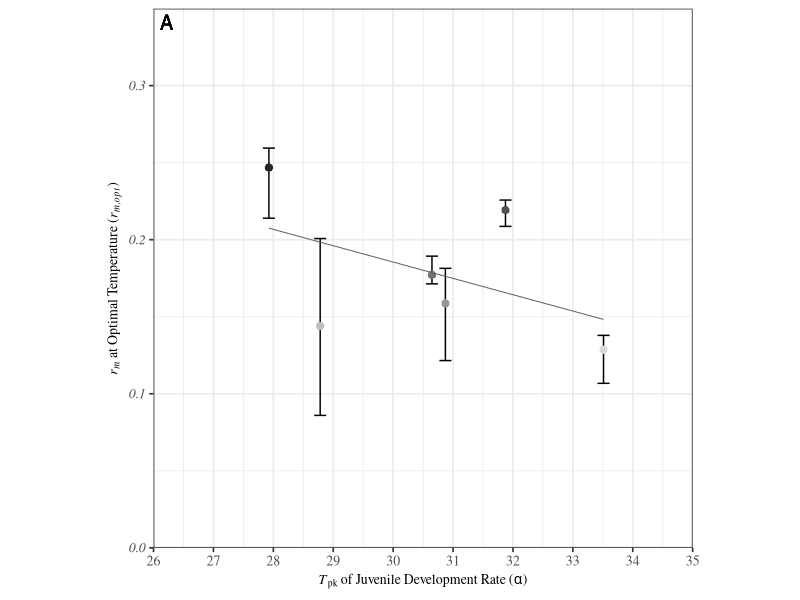
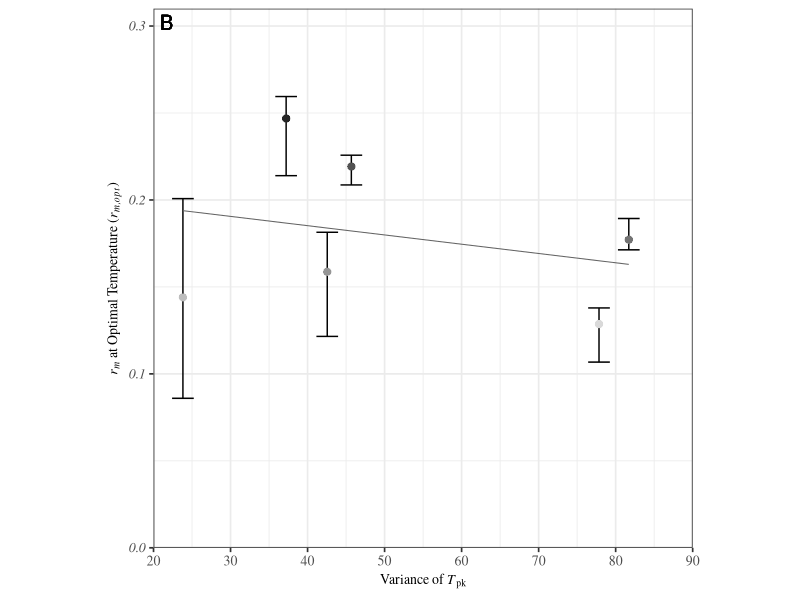

The R script that drew these images, in order: (Note: this script raises an error after producing the figures.)
########Figures for Supplementary Information ##########
 

##Packages##
library(ggplot2)
library(tidyverse)
library(ggpubr)


##########1. Varaince + Development rate against fitness #######
rm(list=ls())
#Read data
rmpredictions <- read.csv("rmprediction.csv")

rmPeak <- rmpredictions %>% group_by(species) %>%
  summarise(which(rmpredictions$estimate == max(estimate)))

rmPeakdata <- rmpredictions[rmPeak$`which(rmpredictions$estimate == max(estimate))`, ]
rmPeakdata <- rmPeakdata %>% rename(rmax = estimate)


Species <- rmPeakdata$species

alpha  <- as_tibble(read.csv('alpha_Tpks.csv', header = TRUE)) %>%
  filter(param=="topt") %>%
  filter(species %in% Species)%>%
  select(species,estimate, conf_lower, conf_upper,trait)

bpk  <- as_tibble(read.csv('bpk_Tpks.csv', header = TRUE)) %>%
  filter(param=="topt") %>%
  filter(species %in% Species)%>%
  select(species,estimate, conf_lower, conf_upper,trait)

z  <- as_tibble(read.csv('z_Tpks.csv', header = TRUE)) %>%
  filter(param=="topt") %>%
  filter(species %in% Species)%>%
  select(species,estimate, conf_lower, conf_upper,trait)

zj  <- as_tibble(read.csv('zj_Tpks.csv', header = TRUE)) %>%
  filter(param=="topt") %>%
  filter(species %in% Species)%>%
  select(species,estimate, conf_lower, conf_upper,trait)

AllOpt<- rbind(alpha,bpk,z,zj)
#Calculate variance and Sum

OptVar <- AllOpt %>% group_by(species) %>%
  summarise(variance = var(estimate))
OptSum <- AllOpt %>% group_by(species) %>%
  summarise(sum = sum(estimate))




##changing order of df for plotting
colors <- c("#d9d9d9","#bdbdbd","#969696","#737373","#525252","#252525")
OrderCol <- colors[order(rmPeakdata$rmax)]
SPorder <- rmPeakdata$species[order(rmPeakdata$rmax)]

## 1. Fitness with alpha
AlpPlot <- left_join(rmPeakdata, alpha, by="species")
AlpLM <- lm(AlpPlot$rmax~AlpPlot$estimate)

AlpLMData <- predict(AlpLM, interval = "confidence")
AlpPlot <- cbind(AlpPlot,AlpLMData)

AlpPlot$species <- as.character(AlpPlot$species)
AlpPlot$species <- factor(AlpPlot$species, levels=SPorder)

Alp_rmax <- ggplot(AlpPlot, aes(x=estimate, y=rmax, col=factor(species, levels=SPorder))) +
  geom_errorbar(aes(ymin = rmax_lwr, ymax = rmax_upr),col="#000000") +
  geom_point(size = 2.5,stroke=0.2)+
  theme_bw(base_size = 12.5) +
  # theme(axis.title.y = element_blank())+
  scale_x_continuous(expression(plain(paste(italic(T)[pk], " of Juvenile Development Rate (", italic(alpha),")"))),
                     limits =c(26,35),
                     expand = c(0, 0),
                     breaks=seq(26,35, by=1))+
  scale_y_continuous(expression(plain(paste(italic(r[m])," at Optimal Temperature (",italic(r[paste(m,",", opt)]), ")"))),
                     limits =c(0,0.35),
                     expand = c(0, 0),
                     breaks=seq(0,1, by=0.1))+
  scale_colour_manual(values = colors,
                      name=expression(bold("species")),
                      labels =SPorder)+
  theme(legend.position = 'none',legend.text = element_text(size = 10),
        axis.text.y = element_text(face = 'italic'),aspect.ratio = 1)+
  theme(text=element_text(family="Times"))+
  geom_text(aes(x = -Inf, y = Inf,hjust = -0.5,vjust=1.4,
                label = "A"),size = 5, colour = "black")+
  theme(legend.title = element_blank())+
  geom_line(aes(estimate,fit),AlpPlot,size=0.35,col="#636363")+
  theme(axis.title.x = element_text(size=10),
        axis.title.y = element_text(size=10))

Alp_rmax

###### 2. Variance Plot #######
VarPlot <- left_join(rmPeakdata, OptVar, by="species")
VarLM <- lm(VarPlot$rmax~VarPlot$variance)

VarLMData <- predict(VarLM, interval = "confidence")
VarPlot <- cbind(VarPlot,VarLMData)

Var_rmax<- ggplot(VarPlot, aes(x=variance, y=rmax, col=factor(species, levels=SPorder))) +
  geom_errorbar(aes(ymin = rmax_lwr, ymax = rmax_upr),col="#000000") +
  geom_point(size = 2.5, stroke=0.2)+
  theme_bw(base_size = 12.5) +
  # theme(axis.title.y = element_blank())+
  scale_x_continuous(expression(plain(paste("Variance of ", italic(T)[pk]))),
                     limits =c(20,90),
                     expand = c(0, 0),
                     breaks=seq(20,90, by=10))+
  scale_y_continuous(expression(plain(paste(italic(r[m])," at Optimal Temperature (",italic(r[paste(m,",", opt)]), ")"))),
                     limits =c(0,0.31),
                     expand = c(0, 0),
                     breaks=seq(0,1, by=0.1))+
  scale_colour_manual(values = colors,
                      name=expression(bold("species")),
                      labels =SPorder)+
  theme(legend.position = 'none',legend.text = element_text(size = 10),
        axis.text.y = element_text(face = 'italic'),aspect.ratio = 1)+
  theme(text=element_text(family="Times"))+
  geom_text(aes(x = -Inf, y = Inf,hjust = -0.5,vjust=1.4,
                label = "B"),size = 5, colour = "black")+
  theme(legend.title = element_blank())+
  geom_line(aes(variance,fit),VarPlot,size=0.35,col="#636363")+
  theme(axis.title.x = element_text(size=10),
        axis.title.y = element_text(size=10))
Var_rmax

si1 <- ggarrange(Alp_rmax,Var_rmax,nrow=1,ncol=2,
                 common.legend = T, legend="right")

ggsave("../results/SI1.pdf",si1, width = 20, height =10, 
       units = "cm",device = cairo_pdf)



####### 2. Activation Energy historgram ########

rm(list=ls())
graphics.off()

##Read in data ##
alpha  <- as_tibble(read.csv('alpha_Tpks_AllParams.csv', header = TRUE))
zj     <- as_tibble(read.csv('zj_Tpks_AllParams.csv', header = TRUE))
z      <- as_tibble(read.csv('z_Tpks_AllParams.csv', header = TRUE))
bpk    <- as_tibble(read.csv('bpk_Tpks_AllParams.csv', header = TRUE))

toptz  <- rbind(alpha,zj,z,bpk)

### activation energy###
topte <- filter(toptz, param =="e" )
write.csv(topte, file="../data/e_Estimate.csv")

topte <- mutate(topte, trait = case_when(trait =="adult mortality rate" ~ "Adult Mortality Rate",
                                         trait == "fecundity" ~ "Peak Fecundity",
                                         trait == "juvenile development rate" ~ "Development Rate",
                                         trait == "juvenile mortality rate" ~ "Juvenile Mortality Rate"))


eplot <- ggplot(topte, aes(x=estimate))+
  theme_bw()+
  labs(x="Activation Energy (E)", y="Density")+
  geom_histogram(position="identity", binwidth=1)+
  geom_density()+
  facet_grid(.~trait)
# eplot

ggsave("../results/eHist.pdf",eplot, width = 20, height = 10, units = "cm")




#########3. Rearing Temperature ##########
##Write Rear DF
RearDF <- data.frame(matrix(ncol=4,nrow=0))

#Entering rearing temperatures manually
RearDF<- rbind(RearDF, c("Anopheles gambiae s.s.", 26,25,27))
RearDF<- rbind(RearDF, c("Telenomus isis", 25,24,26))
RearDF<- rbind(RearDF, c("Triticum aestivum L.", 30,NA,NA))
RearDF<- rbind(RearDF, c("Aedes aegypti", 25,NA,NA))
RearDF<- rbind(RearDF, c("Aedes albopictus", 27.5,26.5,28.5))
RearDF<- rbind(RearDF, c("Anthonomus grandis", 27,26,28))
RearDF<- rbind(RearDF, c("Aphis gossypii", 26,24,28))
RearDF<- rbind(RearDF, c("Bactrocera  correcta", 27.5,25,30))
RearDF<- rbind(RearDF, c("Corythucha ciliata", 26,25.5,26.5))
RearDF<- rbind(RearDF, c("Culex annulirostris", 27,26,28))
RearDF<- rbind(RearDF, c("Pseudaletia sequax", 21,20,22))
RearDF<- rbind(RearDF, c("Lepinotus reticulatus", 30,NA,NA))
RearDF<- rbind(RearDF, c("Macrocentrus iridescens", 25,NA,NA))
RearDF<- rbind(RearDF, c("Moina macrocopa", 25,NA,NA))
RearDF<- rbind(RearDF, c("Planococcus citri", 24,22,26))
RearDF<- rbind(RearDF, c("Sitona discoideus", 24,22,26))
RearDF<- rbind(RearDF, c("Stethorus punctillum", 24,NA,NA))
RearDF<- rbind(RearDF, c("Telenomus chrysopae", 24,23,25))
RearDF<- rbind(RearDF, c("Telenomus lobatus", 24,23,25))
RearDF<- rbind(RearDF, c("Tetraneura nigriabdominalis ", 25,NA,NA))
RearDF<- rbind(RearDF, c("Theocolax elegans",25,NA,NA))
RearDF<- rbind(RearDF, c("Helicoverpa armigera",25,NA,NA))
RearDF<- rbind(RearDF, c("Anopheles gambiae",26,25,27))
RearDF<- rbind(RearDF, c("Aphis nasturtii", 24, 23, 25))
RearDF<- rbind(RearDF, c("Muscidifurax zaraptor", 25, NA, NA))
RearDF<- rbind(RearDF, c("Paracoccus marginatus", 25, 24, 26))
RearDF<- rbind(RearDF, c("Rhopalosiphum maidis ", 25, NA, NA))
RearDF<- rbind(RearDF, c("Tetranychus mcdanieli", 24, NA, NA))
RearDF<- rbind(RearDF, c("Trichogramma bruni", 16.6,10.1,23))

names(RearDF) <- c("species","RearTemp","RearTemp_upper", "RearTemp_lower")

write.csv(RearDF, "RearTemp.csv")


##### plots? ####
alpha  <- as_tibble(read.csv('alpha_Tpks.csv', header = TRUE))
zj     <- as_tibble(read.csv('zj_Tpks.csv', header = TRUE))
z      <- as_tibble(read.csv('z_Tpks.csv', header = TRUE))
bpk    <- as_tibble(read.csv('bpk_Tpks.csv', header = TRUE))

toptz  <- rbind(alpha,zj,z,bpk)


toptz <-toptz %>% filter(param=="topt") %>%
  left_join(RearDF) %>%
  mutate(RearTemp = as.numeric(RearTemp))

#Traits Plots
##Alpha
alp <- subset(toptz, toptz$trait=="juvenile development rate")
alp <- drop_na(alp, "RearTemp")
alpLM <- lm(alp$estimate~ alp$RearTemp)

alpLMData <- predict(alpLM, interval = "confidence")
alp <- cbind(alp,alpLMData)


Rear_alp <- ggplot(alp, aes(x=RearTemp, y=estimate)) +
  geom_errorbar(aes(ymin =conf_lower , ymax = conf_upper),width = 0.2,col="#000000") +
  geom_point(size = 2.5,stroke=0.2)+
  theme_bw(base_size = 12.5) +
  # theme(axis.title.y = element_blank())+
  scale_x_continuous(expression(plain(paste("Rearing Temperature (C",degree,")"))),
                     limits =c(23,28),
                     expand = c(0, 0),
                     breaks=seq(0,50, by=1)
  )+
  scale_y_continuous(expression(plain(paste(italic(T)[pk], " of Juvenile Development Rate (", italic(alpha),")"))),
                     limits =c(23,38),
                     expand = c(0, 0),
                     breaks=seq(0,50, by=2)
  )+
  theme(legend.position = 'none',legend.text = element_text(size = 10),
        axis.text.y = element_text(face = 'italic'))+
  theme(text=element_text(family="Times"))+
  geom_text(aes(x = 23.5, y = 37,label = "A"), 
            parse = TRUE, size = 6, colour = "black") +
  geom_line(aes(RearTemp,fit),alp,size=0.5,col="#636363")
# geom_abline(intercept = 0, slope=1, linetype="dashed")

# Rear_alp


##Fecundity###
Bopt <- subset(toptz, toptz$trait=="fecundity")
Bopt <- drop_na(Bopt, "RearTemp")
BoptLM <- lm(Bopt$estimate~ Bopt$RearTemp)

BoptLMData <- predict(BoptLM, interval = "confidence")
Bopt <- cbind(Bopt,BoptLMData)


Rear_Bopt <- ggplot(Bopt, aes(x=RearTemp, y=estimate)) +
  geom_errorbar(aes(ymin =conf_lower , ymax = conf_upper),width = 0.2,col="#000000") +
  geom_point(size = 2.5,stroke=0.2)+
  theme_bw(base_size = 12.5) +
  # theme(axis.title.y = element_blank())+
  scale_x_continuous(expression(plain(paste("Rearing Temperature (C",degree,")"))),
                     limits =c(23,28),
                     expand = c(0, 0),
                     breaks=seq(0,50, by=1)
  )+
  scale_y_continuous(expression(plain(paste(italic(T)[pk], " of Fecundity (", italic(B[max]),")"))),
                     limits =c(20,32),
                     expand = c(0, 0),
                     breaks=seq(0,50, by=2)
  )+
  theme(legend.position = 'none',legend.text = element_text(size = 10),
        axis.text.y = element_text(face = 'italic'))+
  theme(text=element_text(family="Times"))+
  geom_text(aes(x = 23.5, y = 31.25,label = "B"),
            parse = TRUE, size = 6, colour = "black") +
  geom_line(aes(RearTemp,fit),Bopt,size=0.5,col="#636363")

# Rear_Bopt

##Adult Mortality Rate ###
Z <- subset(toptz, toptz$trait=="adult mortality rate")
Z <- drop_na(Z, "RearTemp")
ZLM <- lm(Z$estimate~ Z$RearTemp)

ZLMData <- predict(ZLM, interval = "confidence")
Z <- cbind(Z,ZLMData)


Rear_Z <- ggplot(Z, aes(x=RearTemp, y=estimate)) +
  geom_errorbar(aes(ymin =conf_lower , ymax = conf_upper),width = 0.2,col="#000000") +
  geom_point(size = 2.5,stroke=0.2)+
  theme_bw(base_size = 12.5) +
  # theme(axis.title.y = element_blank())+
  scale_x_continuous(expression(plain(paste("Rearing Temperature (C",degree,")"))),
                     limits =c(23,28),
                     expand = c(0, 0),
                     breaks=seq(0,50, by=1)
  )+
  scale_y_continuous(expression(plain(paste(italic(T)[pk], " of Adult Mortality Rate (",italic(z),")"))),
                     limits =c(13,32),
                     expand = c(0, 0),
                     breaks=seq(0,50, by=2)
  )+
  theme(legend.position = 'none',legend.text = element_text(size = 10),
        axis.text.y = element_text(face = 'italic'))+
  theme(text=element_text(family="Times"))+
  geom_text(aes(x = 23.5, y = 30.75,label = "C"),
            parse = TRUE, size = 6, colour = "black") +
  geom_line(aes(RearTemp,fit),Z,size=0.5,col="#636363")

# Rear_Z


##Juvi Mortality##
Zj <- subset(toptz, toptz$trait=="juvenile mortality rate")
Zj <- subset(toptz, toptz$trait=="fecundity")
Zj <- drop_na(Zj, "RearTemp")
ZjLM <- lm(Zj$estimate~ Zj$RearTemp)

ZjLMData <- predict(ZjLM, interval = "confidence")
Zj <- cbind(Zj,ZjLMData)


Rear_Zj <- ggplot(Zj, aes(x=RearTemp, y=estimate)) +
  geom_errorbar(aes(ymin =conf_lower , ymax = conf_upper),width = 0.2,col="#000000") +
  geom_point(size = 2.5,stroke=0.2)+
  theme_bw(base_size = 12.5) +
  # theme(axis.title.y = element_blank())+
  scale_x_continuous(expression(plain(paste("Rearing Temperature (C",degree,")"))),
                     limits =c(23,28),
                     expand = c(0, 0),
                     breaks=seq(0,50, by=1)
  )+
  scale_y_continuous(expression(plain(paste(italic(T)[pk], " of Juvenile Mortality Rate (", italic(z[j]),")"))),
                     limits =c(20,32),
                     expand = c(0, 0),
                     breaks=seq(0,50, by=2)
  )+
  theme(legend.position = 'none',legend.text = element_text(size = 10),
        axis.text.y = element_text(face = 'italic'))+
  theme(text=element_text(family="Times"))+
  geom_text(aes(x = 23.5, y = 31.25,label = "D"),
            parse = TRUE, size = 6, colour = "black") +
  geom_line(aes(RearTemp,fit),Zj,size=0.5,col="#636363")

# Rear_Zj


fig6 <- ggarrange(Rear_alp,Rear_Bopt,Rear_Z, Rear_Zj,nrow=2,ncol=2)
# fig6

ggsave("../results/RearTemp.pdf",fig6, width = 20, height =20, 
       units = "cm",device = cairo_pdf)

